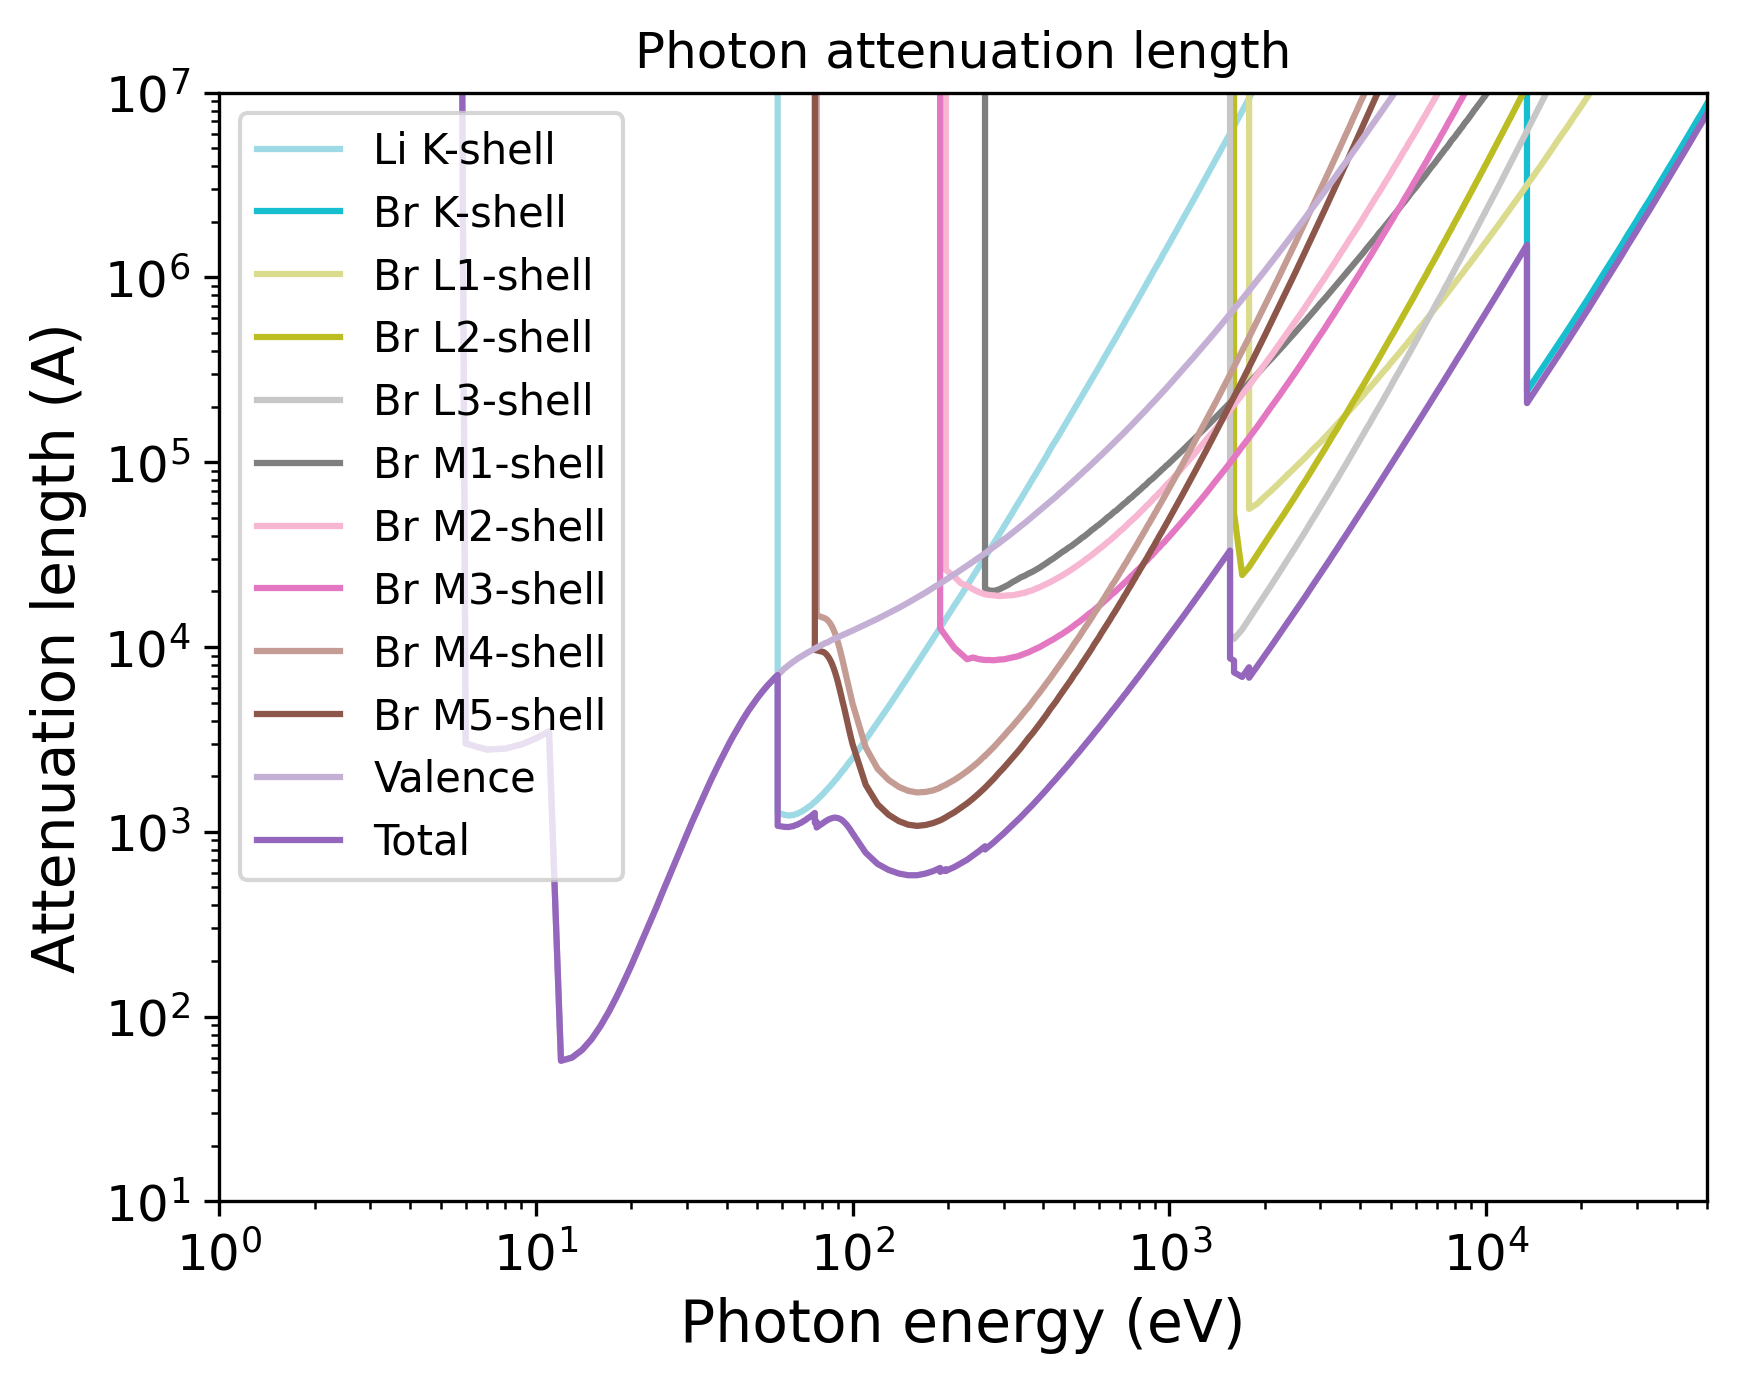

Here is the Python script that generated this plot:
import pandas as pd
import numpy as np
import matplotlib.pyplot as plt
import matplotlib.cm as cm
# Set the format:
plt.xlabel("Photon energy (eV)", fontsize=14)
plt.ylabel("Attenuation length (A)", fontsize=14)
plt.xticks(fontsize=12)
plt.yticks(fontsize=12)
plt.grid(False)
# Set the axes:
# Read the output file:
df = pd.read_csv(r"OUTPUT_LiBr_Photon_IMFP.dat", sep=r'\s+', header=None, comment="#", skipinitialspace=True)
plt.xscale("log")
plt.yscale("log")
# Prepare the plot:
columns_to_plot = [ 1, 2, 3, 4, 5, 6, 7, 8, 9, 10, 11, 12]
labels = [ "Li K-shell", "Br K-shell", "Br L1-shell", "Br L2-shell", "Br L3-shell", "Br M1-shell", "Br M2-shell", "Br M3-shell", "Br M4-shell", "Br M5-shell", "Valence", "Total"]
# Create N distinct colors from a colormap
N = len(columns_to_plot)
colors = plt.cm.tab20(np.linspace(1, 0, 20))
# Set line styles:
linestyles = [ "-", "-", "-", "-", "-", "-", "-", "-", "-", "-", "-", "-"]
for i, col in enumerate(columns_to_plot):
    color = colors[i % len(colors)]
    ls    = linestyles[i % len(linestyles)]
    label = labels[i % len(labels)]
    plt.plot(df.iloc[:, 0], df.iloc[:, col],
    color=color,
    label=label,
    linestyle=ls)
plt.xlim(1.00000000,50000.00000000)
plt.ylim(10.00000000,10000000.00000000)
plt.title("Photon attenuation length")
plt.legend(loc="best", fontsize=10)
# Save the plot in this format:
plt.savefig("OUTPUT_MFP_photon.png", dpi=300, bbox_inches="tight")
